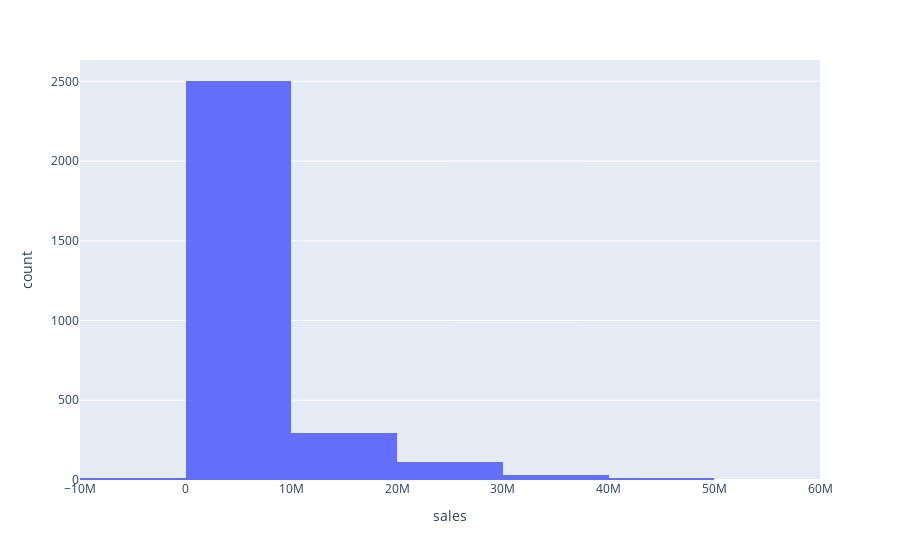

Source (notebook cell):
### Code cell
fig_sales = px.histogram(drug, x='sales', nbins =10)
fig_sales.show()

### Figure 1 — Plotly figure (JSON) as saved in the notebook; plotly's stock layout.template omitted (floating-point values rounded to 4 significant figures; data arrays with more than 128 entries replaced by an {"elided": "..."} marker saying what was removed)
{"data": [{"alignmentgroup": "True", "bingroup": "x", "hovertemplate": "sales=%{x}<br>count=%{y}<extra></extra>", "legendgroup": "", "marker": {"color": "#636efa", "pattern": {"shape": ""}}, "name": "", "nbinsx": 10, "offsetgroup": "", "orientation": "v", "showlegend": false, "type": "histogram", "x": {"elided": "2976 int values"}, "xaxis": "x", "yaxis": "y"}], "layout": {"autosize": true, "barmode": "relative", "legend": {"tracegroupgap": 0}, "margin": {"t": 60}, "xaxis": {"anchor": "y", "autorange": true, "domain": [0, 1], "range": [-10000000.0, 60000000.0], "title": {"text": "sales"}, "type": "linear"}, "yaxis": {"anchor": "x", "autorange": true, "domain": [0, 1], "range": [0, 2634.0], "title": {"text": "count"}}}}
